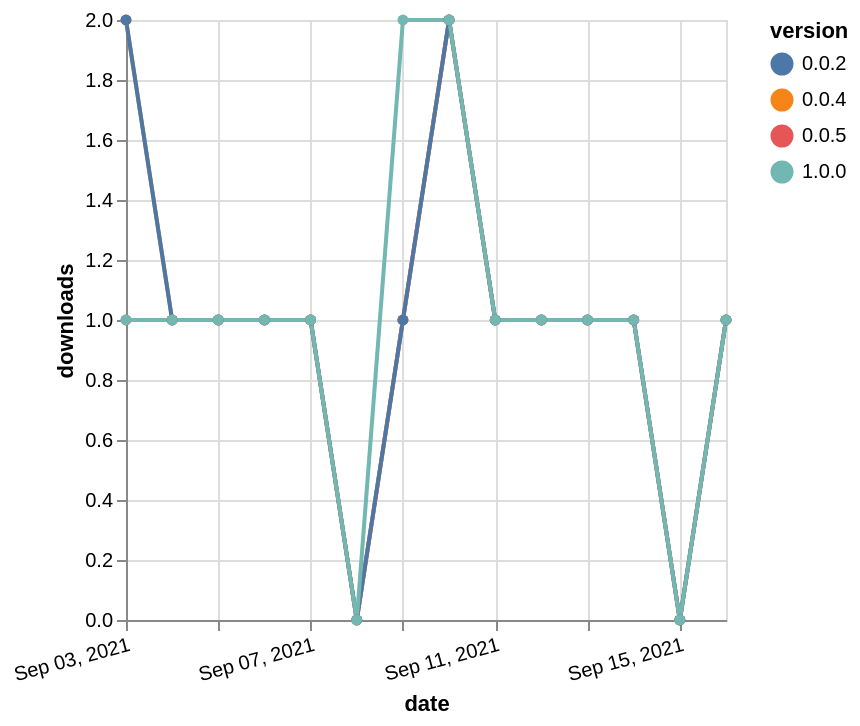

Write the Vega-Lite specification saved for this chart.
### Vega-Lite specification from a JSON file in a GitHub repository (floating-point values rounded to 4 significant figures)
{"$schema": "https://vega.github.io/schema/vega-lite/v5.json", "description": "A simple bar chart with embedded data.", "data": {"values": [{"date": "2021-09-03", "total": 153, "delta": 1, "version": "0.0.5"}, {"date": "2021-09-04", "total": 154, "delta": 1, "version": "0.0.5"}, {"date": "2021-09-05", "total": 155, "delta": 1, "version": "0.0.5"}, {"date": "2021-09-06", "total": 156, "delta": 1, "version": "0.0.5"}, {"date": "2021-09-07", "total": 157, "delta": 1, "version": "0.0.5"}, {"date": "2021-09-08", "total": 157, "delta": 0, "version": "0.0.5"}, {"date": "2021-09-09", "total": 158, "delta": 1, "version": "0.0.5"}, {"date": "2021-09-10", "total": 160, "delta": 2, "version": "0.0.5"}, {"date": "2021-09-11", "total": 161, "delta": 1, "version": "0.0.5"}, {"date": "2021-09-12", "total": 162, "delta": 1, "version": "0.0.5"}, {"date": "2021-09-13", "total": 163, "delta": 1, "version": "0.0.5"}, {"date": "2021-09-14", "total": 164, "delta": 1, "version": "0.0.5"}, {"date": "2021-09-15", "total": 164, "delta": 0, "version": "0.0.5"}, {"date": "2021-09-16", "total": 165, "delta": 1, "version": "0.0.5"}, {"date": "2021-09-03", "total": 184, "delta": 2, "version": "0.0.4"}, {"date": "2021-09-04", "total": 185, "delta": 1, "version": "0.0.4"}, {"date": "2021-09-05", "total": 186, "delta": 1, "version": "0.0.4"}, {"date": "2021-09-06", "total": 187, "delta": 1, "version": "0.0.4"}, {"date": "2021-09-07", "total": 188, "delta": 1, "version": "0.0.4"}, {"date": "2021-09-08", "total": 188, "delta": 0, "version": "0.0.4"}, {"date": "2021-09-09", "total": 189, "delta": 1, "version": "0.0.4"}, {"date": "2021-09-10", "total": 191, "delta": 2, "version": "0.0.4"}, {"date": "2021-09-11", "total": 192, "delta": 1, "version": "0.0.4"}, {"date": "2021-09-12", "total": 193, "delta": 1, "version": "0.0.4"}, {"date": "2021-09-13", "total": 194, "delta": 1, "version": "0.0.4"}, {"date": "2021-09-14", "total": 195, "delta": 1, "version": "0.0.4"}, {"date": "2021-09-15", "total": 195, "delta": 0, "version": "0.0.4"}, {"date": "2021-09-16", "total": 196, "delta": 1, "version": "0.0.4"}, {"date": "2021-09-03", "total": 142, "delta": 2, "version": "0.0.2"}, {"date": "2021-09-04", "total": 143, "delta": 1, "version": "0.0.2"}, {"date": "2021-09-05", "total": 144, "delta": 1, "version": "0.0.2"}, {"date": "2021-09-06", "total": 145, "delta": 1, "version": "0.0.2"}, {"date": "2021-09-07", "total": 146, "delta": 1, "version": "0.0.2"}, {"date": "2021-09-08", "total": 146, "delta": 0, "version": "0.0.2"}, {"date": "2021-09-09", "total": 147, "delta": 1, "version": "0.0.2"}, {"date": "2021-09-10", "total": 149, "delta": 2, "version": "0.0.2"}, {"date": "2021-09-11", "total": 150, "delta": 1, "version": "0.0.2"}, {"date": "2021-09-12", "total": 151, "delta": 1, "version": "0.0.2"}, {"date": "2021-09-13", "total": 152, "delta": 1, "version": "0.0.2"}, {"date": "2021-09-14", "total": 153, "delta": 1, "version": "0.0.2"}, {"date": "2021-09-15", "total": 153, "delta": 0, "version": "0.0.2"}, {"date": "2021-09-16", "total": 154, "delta": 1, "version": "0.0.2"}, {"date": "2021-09-03", "total": 138, "delta": 1, "version": "1.0.0"}, {"date": "2021-09-04", "total": 139, "delta": 1, "version": "1.0.0"}, {"date": "2021-09-05", "total": 140, "delta": 1, "version": "1.0.0"}, {"date": "2021-09-06", "total": 141, "delta": 1, "version": "1.0.0"}, {"date": "2021-09-07", "total": 142, "delta": 1, "version": "1.0.0"}, {"date": "2021-09-08", "total": 142, "delta": 0, "version": "1.0.0"}, {"date": "2021-09-09", "total": 144, "delta": 2, "version": "1.0.0"}, {"date": "2021-09-10", "total": 146, "delta": 2, "version": "1.0.0"}, {"date": "2021-09-11", "total": 147, "delta": 1, "version": "1.0.0"}, {"date": "2021-09-12", "total": 148, "delta": 1, "version": "1.0.0"}, {"date": "2021-09-13", "total": 149, "delta": 1, "version": "1.0.0"}, {"date": "2021-09-14", "total": 150, "delta": 1, "version": "1.0.0"}, {"date": "2021-09-15", "total": 150, "delta": 0, "version": "1.0.0"}, {"date": "2021-09-16", "total": 151, "delta": 1, "version": "1.0.0"}]}, "width": "container", "mark": {"type": "line", "point": {"filled": true}}, "encoding": {"x": {"field": "date", "type": "temporal", "timeUnit": "yearmonthdate", "title": "date", "axis": {"labelAngle": -15}}, "y": {"field": "delta", "type": "quantitative", "title": "downloads"}, "color": {"field": "version", "type": "nominal"}, "tooltip": {"field": "delta"}}}
